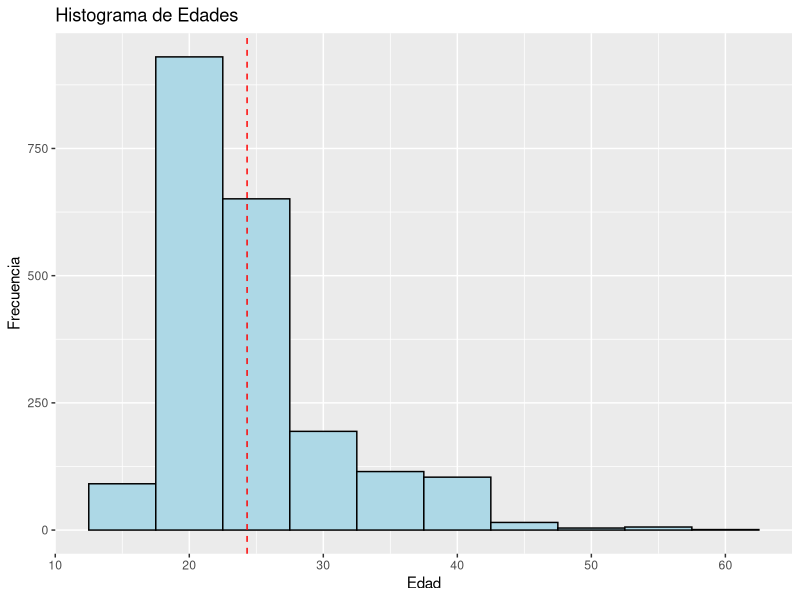
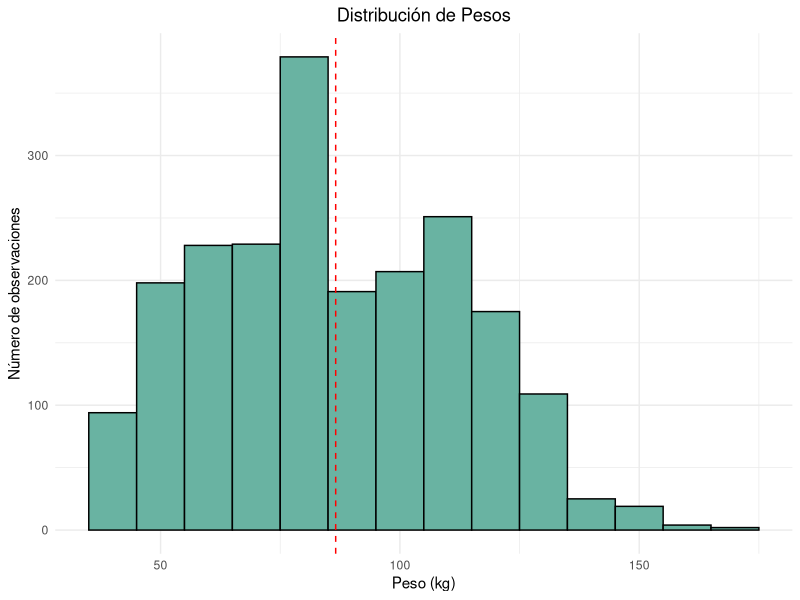
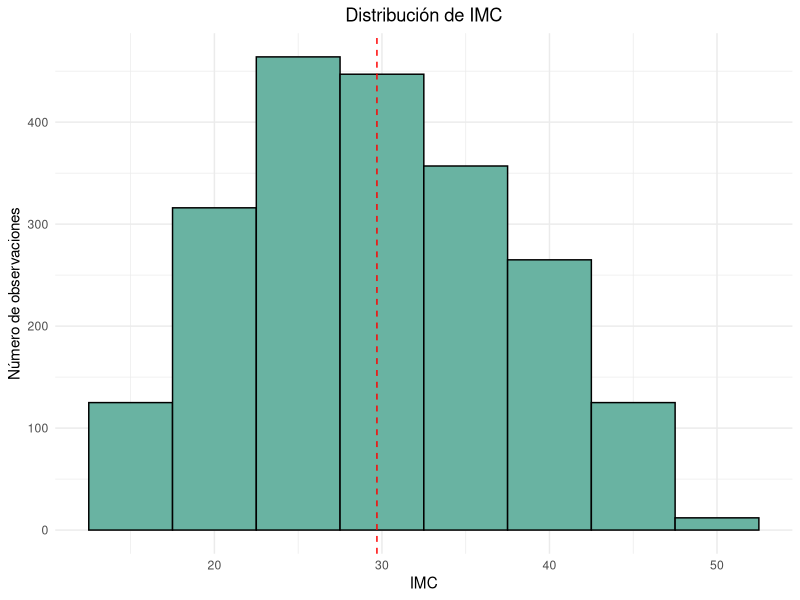
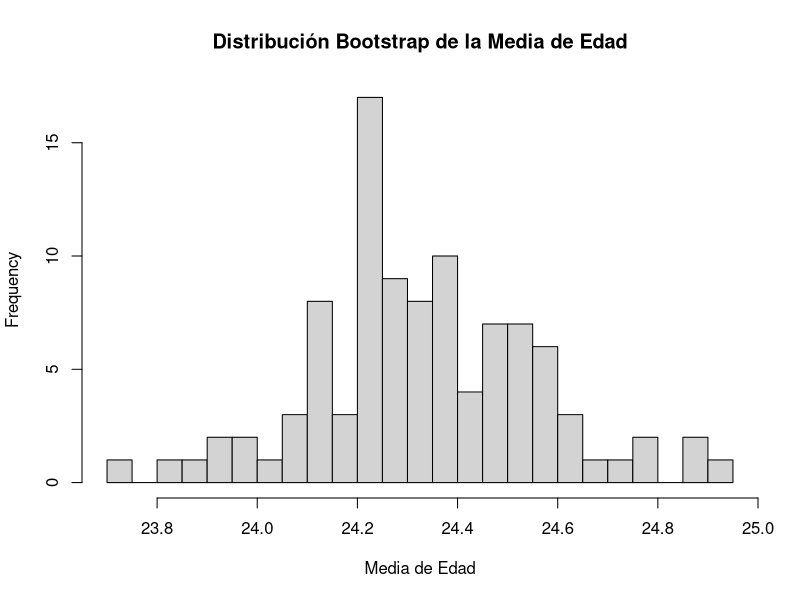
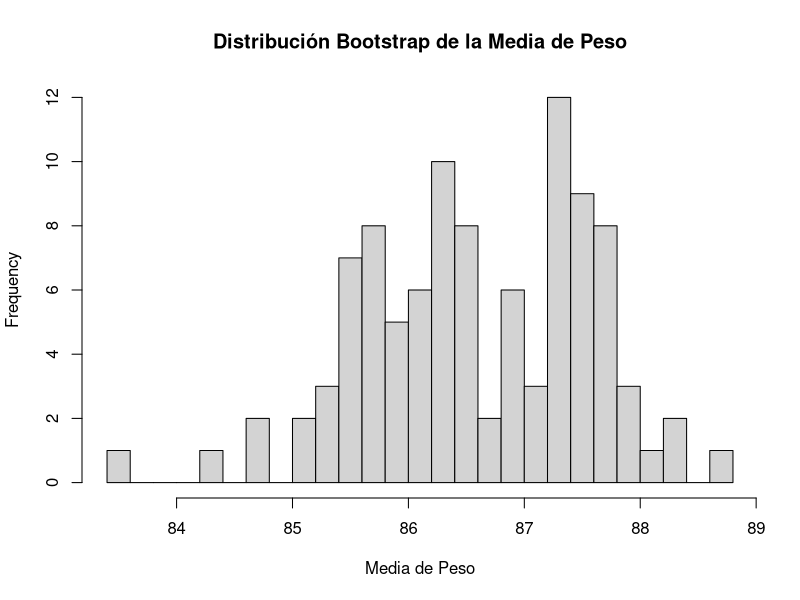
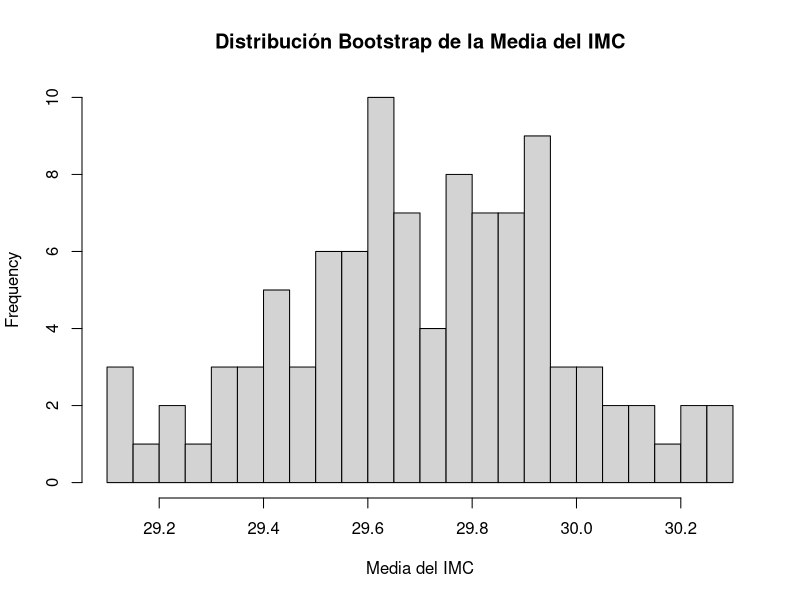
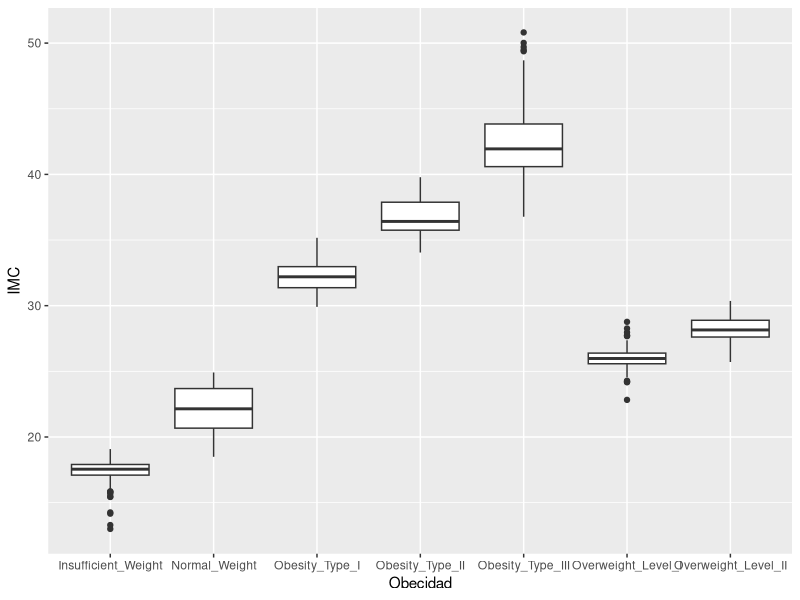
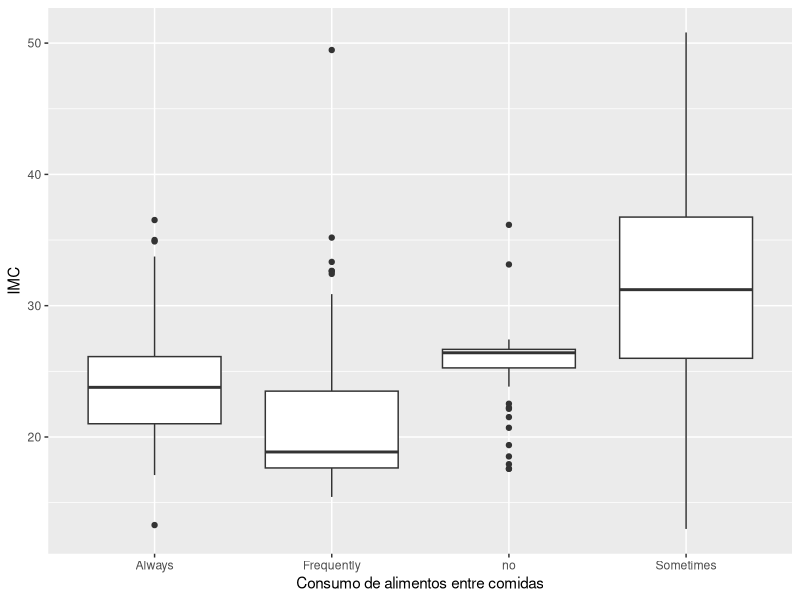

Recreate these plots in R, in order.
## ---- chunk 1

#librerias
library(readr)
library(ggplot2)
library(ggpubr)
library(knitr)
library(kableExtra)

## ---- chunk 2

#lectura de los datos
datos <- read_csv("Obesity prediction.csv")
head(datos)

## ---- chunk 3

#graficando la población
ggplot(datos, aes(x = Age)) +
  geom_histogram(binwidth = 5, fill = "lightblue", color = "black") +
  geom_vline(aes(xintercept = mean(Age)), color = "red", linetype = 2) +
  labs(title = "Histograma de Edades", x = "Edad", y = "Frecuencia")

## ---- chunk 4

ggplot(datos, aes(x = Weight)) +
  geom_histogram(binwidth = 10, fill = "#69b3a2", color = "black") +
  geom_vline(aes(xintercept = mean(Weight)), color = "red", linetype = 2) +
  labs(title = "Distribución de Pesos", x = "Peso (kg)", y = "Número de observaciones") +
  theme_minimal() +
  theme(plot.title = element_text(hjust = 0.5))

## ---- chunk 5

ggplot(datos, aes(x = IMC)) +
  geom_histogram(binwidth = 5, fill = "#69b3a2", color = "black") +
  geom_vline(aes(xintercept = mean(IMC)), color = "red", linetype = 2) +
  labs(title = "Distribución de IMC", x = "IMC", y = "Número de observaciones") +
  theme_minimal() +
  theme(plot.title = element_text(hjust = 0.5))

## ---- chunk 6

#Del histograma de IMC parece que la población esta por encima de los valores considerados normales.

# Encontrando la moda de la variable Obesity
moda_obesidad <- names(which.max(table(datos$Obesity)))

## ---- chunk 7

#Estadistica descriptiva

# Media
media_edad_pob <- round(mean(datos$Age), 2)
media_peso_pob <- round(mean(datos$Weight), 2)
media_altura_pob <- round(mean(datos$Height), 2)
media_imc_pob <- round(mean(datos$IMC), 2)

# Mediana
mediana_edad_pob <- round(median(datos$Age), 2)
mediana_peso_pob <- round(median(datos$Weight), 2)
mediana_altura_pob <- round(median(datos$Height), 2)
mediana_imc_pob <- round(median(datos$IMC), 2)

# Moda
moda_edad_pob <- names(which.max(table(datos$Age)))
moda_peso_pob <- names(which.max(table(datos$Weight)))
moda_altura_pob <- names(which.max(table(datos$Height)))
moda_imc_pob <- names(which.max(table(datos$IMC)))
moda_obesidad_pob <- names(which.max(table(datos$Obesity)))

# Desviación estándar
sd_edad_pob <- round(sd(datos$Age), 2)
sd_peso_pob <- round(sd(datos$Weight), 2)
sd_altura_pob <- round(sd(datos$Height), 2)
sd_imc_pob <- round(sd(datos$IMC), 2)


# Mínimo
min_edad_pob <- min(datos$Age)
min_peso_pob <- min(datos$Weight)
min_altura_pob <- min(datos$Height)
min_imc_pob <- min(datos$IMC)

# Máximo
max_edad_pob <- max(datos$Age)
max_peso_pob <- max(datos$Weight)
max_altura_pob <- max(datos$Height)
max_imc_pob <- max(datos$IMC)

# Almacenando la estadistica descriptiva en estadisticas_pob
estadisticas_pob <- data.frame(
  Variable = c("Edad", "Peso", "Altura", "Obesity", "IMC"),
  Media = c(media_edad_pob, media_peso_pob, media_altura_pob, NA, media_imc_pob),
  Mediana = c(mediana_edad_pob, mediana_peso_pob, mediana_altura_pob, NA, mediana_imc_pob),
  Moda = c(moda_edad_pob, moda_peso_pob, moda_altura_pob, moda_obesidad_pob, moda_imc_pob),
  Desviacion_Estandar = c(sd_edad_pob, sd_peso_pob, sd_altura_pob, NA, sd_imc_pob),
  Minimo = c(min_edad_pob, min_peso_pob, min_altura_pob, NA, min_imc_pob),
  Maximo = c(max_edad_pob, max_peso_pob, max_altura_pob, NA, max_imc_pob)
)

# Mostrar la tabla
kable(estadisticas_pob, caption = "Estadísticas Descriptivas") %>%
  kable_styling(bootstrap_options = c("striped", "hover"))

## ---- chunk 8
#MUESTREO

# Tamaño de la muestra
n_muestra <- 800 

# Función para realizar un muestreo bootstrap y calcular la media
bootstrap_media <- function(data, n_muestra) {
  muestra <- sample(data, size = n_muestra, replace = TRUE)
  return(mean(muestra))
}


# Realizar 100 repeticiones del muestreo bootstrap para la edad
media_edad_muestra <- replicate(100, bootstrap_media(datos$Age, n_muestra))

# Realizar 100 repeticiones del muestreo bootstrap para el peso
media_peso_muestra <- replicate(100, bootstrap_media(datos$Weight, n_muestra))

# Realizar 100 repeticiones del muestreo bootstrap para el imc
media_imc_muestra <- replicate(100, bootstrap_media(datos$IMC, n_muestra))

#OBSERVANDO LA MUESTRA

# Histograma de la distribución bootstrap de la media de edad
hist(media_edad_muestra, breaks = 30, main = "Distribución Bootstrap de la Media de Edad", xlab = "Media de Edad")

## ---- chunk 9

# Histograma de la distribución bootstrap de la media de peso
hist(media_peso_muestra, breaks = 30, main = "Distribución Bootstrap de la Media de Peso", xlab = "Media de Peso")

## ---- chunk 10

# Histograma de la distribución bootstrap de la media de imc
hist(media_imc_muestra, breaks = 30, main = "Distribución Bootstrap de la Media del IMC", xlab = "Media del IMC")

## ---- chunk 11

#Analisis de la muestra

#Se realiza la prueba t de la media de la muestra vs la media de toda la población, se espera que el valor de P no sea significativo si el muestreo es adecuado

# Realizar la prueba t
t.test(media_imc_muestra, mu = media_imc_pob)
t.test(media_edad_muestra, mu = media_edad_pob)
t.test(media_peso_muestra, mu = media_peso_pob)
## ---- chunk 12

#Obesity vs IMC
# ANOVA
obscvsimc_anova <- aov(IMC ~ Obesity, data = datos)

# Prueba de Tukey
TukeyHSD(obscvsimc_anova)

# Gráfico de caja para visualizar la distribución del IMC por nivel de CALC
ggplot(datos, aes(x = Obesity, y = IMC)) +
  geom_boxplot() +
  labs(x = "Obecidad", y = "IMC")
  
## ---- chunk 13
# ANOVA
caecvsimc_anova <- aov(IMC ~ CAEC, data = datos)

# Prueba de Tukey
TukeyHSD(caecvsimc_anova)

# Gráfico de caja para visualizar la distribución del IMC por nivel de CAEC
ggplot(datos, aes(x = CAEC, y = IMC)) +
  geom_boxplot() +
  labs(x = "Consumo de alimentos entre comidas", y = "IMC")

## ---- chunk 14

#consumo de alcohol vs imc
# ANOVA
calcvsimc_anova <- aov(IMC ~ CALC, data = datos)

# Prueba de Tukey
TukeyHSD(calcvsimc_anova)

# Gráfico de caja para visualizar la distribución del IMC por nivel de CALC
ggplot(datos, aes(x = CALC, y = IMC)) +
  geom_boxplot() +
  labs(x = "Consumo de alcohol", y = "IMC")
  
## ---- chunk 15

#Metodo de transporte vs imc
# ANOVA
imcvsmtrans_anova <- aov(IMC ~ MTRANS, data = datos)

# Prueba de Tukey
TukeyHSD(imcvsmtrans_anova)

# Gráfico de caja para visualizar la distribución del IMC por medio de transporte
ggplot(datos, aes(x = MTRANS, y = IMC)) +
  geom_boxplot() +
  labs(x = "Medio de transporte", y = "IMC")

## ---- chunk 16

# Regresión lineal con múltiples variables
modelo_regresion <- lm(IMC ~ TUE + Age + Gender, data = datos)
summary(modelo_regresion)

#Regresión lineal

# Realizar la regresión lineal
modelo_regresion <- lm(IMC ~ CH2O, data = datos)

# Ver el resumen del modelo
summary(modelo_regresion)

# Gráfico de dispersión con línea de regresión
ggplot(datos, aes(x = CH2O, y = IMC)) +
  geom_point() +
  geom_smooth(method = "lm") +
  labs(x = "Consumo diario de agua (CH2O)", y = "IMC", title = "Relación entre CH2O e IMC")
  
## ---- chunk 17
#correlación

#Numero de comidas principales vs imc
# Calcular la correlación de Pearson
correlacion_ncp_imc <- cor(datos$NCP, datos$IMC)

# Imprimir el resultado
print(paste("La correlación entre fcvc e IMC es:", correlacion_ncp_imc))

ggplot(datos, aes(x = NCP, y = IMC)) +
  geom_point() +
  geom_smooth(method = "lm") +
  labs(x = "Numero de comidas principales", y = "IMC", title = "Relación entre Edad e IMC")

#En el grafico es complicado de observar, quizá por la baja cantidad en cuanto a posibles alimentos y al ruido de los datos generados.
## ---- chunk 18

#prueba t

# Realizar la prueba t para comparar el IMC entre hombres y mujeres
genero_prueba_t <- t.test(IMC ~ Gender, data = datos)

# Imprimir el resultado
print(genero_prueba_t)

# Gráfico de caja para comparar el IMC entre hombres y mujeres
ggplot(datos, aes(x = Gender, y = IMC)) +
  geom_boxplot() +
  labs(x = "Género", y = "IMC")

knitr::opts_chunk$set(echo = TRUE)
